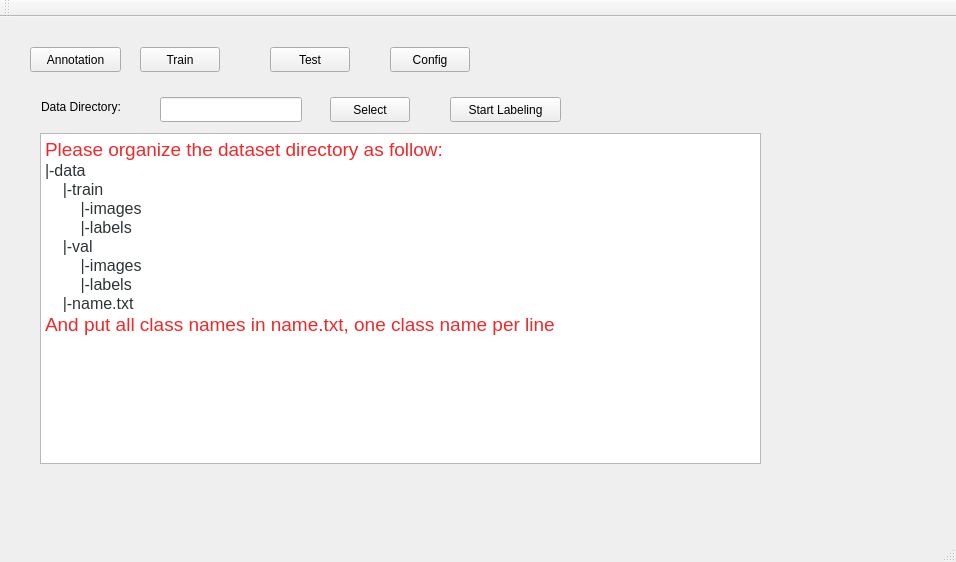
<?xml version="1.0" encoding="UTF-8"?>
<ui version="4.0">
 <class>MainWindow</class>
 <widget class="QMainWindow" name="MainWindow">
  <property name="geometry">
   <rect>
    <x>0</x>
    <y>0</y>
    <width>956</width>
    <height>562</height>
   </rect>
  </property>
  <property name="maximumSize">
   <size>
    <width>1280</width>
    <height>720</height>
   </size>
  </property>
  <property name="windowTitle">
   <string>Train Wizard</string>
  </property>
  <widget class="QWidget" name="centralWidget">
   <property name="maximumSize">
    <size>
     <width>1280</width>
     <height>720</height>
    </size>
   </property>
   <widget class="QPushButton" name="NextButton">
    <property name="geometry">
     <rect>
      <x>30</x>
      <y>30</y>
      <width>91</width>
      <height>25</height>
     </rect>
    </property>
    <property name="text">
     <string>Annotation</string>
    </property>
   </widget>
   <widget class="QPushButton" name="p1RunButton">
    <property name="geometry">
     <rect>
      <x>140</x>
      <y>30</y>
      <width>80</width>
      <height>25</height>
     </rect>
    </property>
    <property name="text">
     <string>Train</string>
    </property>
   </widget>
   <widget class="QPushButton" name="p1JumpButton">
    <property name="geometry">
     <rect>
      <x>270</x>
      <y>30</y>
      <width>80</width>
      <height>25</height>
     </rect>
    </property>
    <property name="text">
     <string>Test</string>
    </property>
   </widget>
   <widget class="QPushButton" name="p1ConfigButton">
    <property name="geometry">
     <rect>
      <x>390</x>
      <y>30</y>
      <width>80</width>
      <height>25</height>
     </rect>
    </property>
    <property name="text">
     <string>Config</string>
    </property>
   </widget>
   <widget class="QStackedWidget" name="stackedWidget">
    <property name="geometry">
     <rect>
      <x>30</x>
      <y>70</y>
      <width>811</width>
      <height>411</height>
     </rect>
    </property>
    <property name="frameShadow">
     <enum>QFrame::Plain</enum>
    </property>
    <property name="currentIndex">
     <number>0</number>
    </property>
    <widget class="QWidget" name="page_annotation">
     <widget class="QPushButton" name="pushButton">
      <property name="geometry">
       <rect>
        <x>420</x>
        <y>10</y>
        <width>111</width>
        <height>25</height>
       </rect>
      </property>
      <property name="text">
       <string>Start Labeling</string>
      </property>
     </widget>
     <widget class="QTextBrowser" name="textBrowser">
      <property name="geometry">
       <rect>
        <x>10</x>
        <y>46</y>
        <width>721</width>
        <height>331</height>
       </rect>
      </property>
      <property name="html">
       <string>&lt;!DOCTYPE HTML PUBLIC &quot;-//W3C//DTD HTML 4.0//EN&quot; &quot;http://www.w3.org/TR/REC-html40/strict.dtd&quot;&gt;
&lt;html&gt;&lt;head&gt;&lt;meta name=&quot;qrichtext&quot; content=&quot;1&quot; /&gt;&lt;style type=&quot;text/css&quot;&gt;
p, li { white-space: pre-wrap; }
&lt;/style&gt;&lt;/head&gt;&lt;body style=&quot; font-family:'Ubuntu'; font-size:11pt; font-weight:400; font-style:normal;&quot;&gt;
&lt;p style=&quot; margin-top:0px; margin-bottom:0px; margin-left:0px; margin-right:0px; -qt-block-indent:0; text-indent:0px;&quot;&gt;&lt;span style=&quot; font-size:14pt; color:#ef2929;&quot;&gt;Please organize the dataset directory as follow:&lt;/span&gt;&lt;/p&gt;
&lt;p style=&quot; margin-top:0px; margin-bottom:0px; margin-left:0px; margin-right:0px; -qt-block-indent:0; text-indent:0px;&quot;&gt;&lt;span style=&quot; font-size:12pt; color:#2e3436;&quot;&gt;|-data&lt;/span&gt;&lt;/p&gt;
&lt;p style=&quot; margin-top:0px; margin-bottom:0px; margin-left:0px; margin-right:0px; -qt-block-indent:0; text-indent:0px;&quot;&gt;&lt;span style=&quot; font-size:12pt; color:#2e3436;&quot;&gt;    |-train&lt;/span&gt;&lt;/p&gt;
&lt;p style=&quot; margin-top:0px; margin-bottom:0px; margin-left:0px; margin-right:0px; -qt-block-indent:0; text-indent:0px;&quot;&gt;&lt;span style=&quot; font-size:12pt; color:#2e3436;&quot;&gt;        |-images&lt;/span&gt;&lt;/p&gt;
&lt;p style=&quot; margin-top:0px; margin-bottom:0px; margin-left:0px; margin-right:0px; -qt-block-indent:0; text-indent:0px;&quot;&gt;&lt;span style=&quot; font-size:12pt; color:#2e3436;&quot;&gt;        |-labels&lt;/span&gt;&lt;/p&gt;
&lt;p style=&quot; margin-top:0px; margin-bottom:0px; margin-left:0px; margin-right:0px; -qt-block-indent:0; text-indent:0px;&quot;&gt;&lt;span style=&quot; font-size:12pt; color:#2e3436;&quot;&gt;    |-val&lt;/span&gt;&lt;/p&gt;
&lt;p style=&quot; margin-top:0px; margin-bottom:0px; margin-left:0px; margin-right:0px; -qt-block-indent:0; text-indent:0px;&quot;&gt;&lt;span style=&quot; font-size:12pt; color:#2e3436;&quot;&gt;        |-images&lt;/span&gt;&lt;/p&gt;
&lt;p style=&quot; margin-top:0px; margin-bottom:0px; margin-left:0px; margin-right:0px; -qt-block-indent:0; text-indent:0px;&quot;&gt;&lt;span style=&quot; font-size:12pt; color:#2e3436;&quot;&gt;        |-labels&lt;/span&gt;&lt;/p&gt;
&lt;p style=&quot; margin-top:0px; margin-bottom:0px; margin-left:0px; margin-right:0px; -qt-block-indent:0; text-indent:0px;&quot;&gt;&lt;span style=&quot; font-size:12pt; color:#2e3436;&quot;&gt;    |-name.txt&lt;/span&gt;&lt;/p&gt;
&lt;p style=&quot; margin-top:0px; margin-bottom:0px; margin-left:0px; margin-right:0px; -qt-block-indent:0; text-indent:0px;&quot;&gt;&lt;span style=&quot; font-size:14pt; color:#ef2929;&quot;&gt;And put all class names in name.txt, one class name per line&lt;/span&gt;&lt;/p&gt;&lt;/body&gt;&lt;/html&gt;</string>
      </property>
     </widget>
     <widget class="QLineEdit" name="DirShowLineEdit">
      <property name="geometry">
       <rect>
        <x>130</x>
        <y>10</y>
        <width>142</width>
        <height>25</height>
       </rect>
      </property>
     </widget>
     <widget class="QLabel" name="DataDirLabel">
      <property name="geometry">
       <rect>
        <x>11</x>
        <y>11</y>
        <width>104</width>
        <height>17</height>
       </rect>
      </property>
      <property name="text">
       <string>Data Directory:</string>
      </property>
     </widget>
     <widget class="QPushButton" name="DirSelecButton">
      <property name="geometry">
       <rect>
        <x>300</x>
        <y>10</y>
        <width>80</width>
        <height>25</height>
       </rect>
      </property>
      <property name="text">
       <string>Select</string>
      </property>
     </widget>
    </widget>
    <widget class="QWidget" name="page_train">
     <widget class="QLabel" name="label">
      <property name="geometry">
       <rect>
        <x>30</x>
        <y>30</y>
        <width>51</width>
        <height>17</height>
       </rect>
      </property>
      <property name="text">
       <string>Epoch:</string>
      </property>
     </widget>
     <widget class="QSpinBox" name="spinBox">
      <property name="geometry">
       <rect>
        <x>90</x>
        <y>30</y>
        <width>48</width>
        <height>26</height>
       </rect>
      </property>
     </widget>
     <widget class="QTextBrowser" name="textBrowser_3">
      <property name="geometry">
       <rect>
        <x>20</x>
        <y>90</y>
        <width>681</width>
        <height>251</height>
       </rect>
      </property>
      <property name="frameShape">
       <enum>QFrame::NoFrame</enum>
      </property>
      <property name="frameShadow">
       <enum>QFrame::Plain</enum>
      </property>
     </widget>
     <widget class="QPushButton" name="stopButton">
      <property name="geometry">
       <rect>
        <x>280</x>
        <y>30</y>
        <width>80</width>
        <height>25</height>
       </rect>
      </property>
      <property name="text">
       <string>Stop</string>
      </property>
     </widget>
     <widget class="QPushButton" name="runButton">
      <property name="geometry">
       <rect>
        <x>180</x>
        <y>30</y>
        <width>80</width>
        <height>25</height>
       </rect>
      </property>
      <property name="text">
       <string>Run</string>
      </property>
      <property name="autoDefault">
       <bool>false</bool>
      </property>
      <property name="default">
       <bool>false</bool>
      </property>
      <property name="flat">
       <bool>false</bool>
      </property>
     </widget>
    </widget>
    <widget class="QWidget" name="page_transfer">
     <layout class="QHBoxLayout" name="horizontalLayout_6">
      <item>
       <layout class="QVBoxLayout" name="verticalLayout_5">
        <item>
         <layout class="QHBoxLayout" name="horizontalLayout_5">
          <item>
           <widget class="QPushButton" name="getRetButton">
            <property name="text">
             <string>Show Result</string>
            </property>
           </widget>
          </item>
          <item>
           <widget class="QLabel" name="IpLabel">
            <property name="text">
             <string>IP Address:</string>
            </property>
           </widget>
          </item>
          <item>
           <widget class="QLineEdit" name="IpLineEdit">
            <property name="text">
             <string>192.168.4.57</string>
            </property>
           </widget>
          </item>
          <item>
           <widget class="QPushButton" name="ConnectButton">
            <property name="text">
             <string>Connect</string>
            </property>
           </widget>
          </item>
          <item>
           <widget class="QPushButton" name="TransButton">
            <property name="enabled">
             <bool>false</bool>
            </property>
            <property name="text">
             <string>Transfer</string>
            </property>
           </widget>
          </item>
          <item>
           <widget class="QPushButton" name="restartButton">
            <property name="text">
             <string>Restart</string>
            </property>
           </widget>
          </item>
         </layout>
        </item>
        <item>
         <widget class="QTextBrowser" name="textBrowser_4">
          <property name="html">
           <string>&lt;!DOCTYPE HTML PUBLIC &quot;-//W3C//DTD HTML 4.0//EN&quot; &quot;http://www.w3.org/TR/REC-html40/strict.dtd&quot;&gt;
&lt;html&gt;&lt;head&gt;&lt;meta name=&quot;qrichtext&quot; content=&quot;1&quot; /&gt;&lt;style type=&quot;text/css&quot;&gt;
p, li { white-space: pre-wrap; }
&lt;/style&gt;&lt;/head&gt;&lt;body style=&quot; font-family:'Ubuntu'; font-size:11pt; font-weight:400; font-style:normal;&quot;&gt;
&lt;p style=&quot; margin-top:0px; margin-bottom:0px; margin-left:0px; margin-right:0px; -qt-block-indent:0; text-indent:0px;&quot;&gt;&lt;span style=&quot; font-size:14pt; color:#ef2929;&quot;&gt;Training completed, now transfer model to your board&lt;/span&gt;&lt;/p&gt;&lt;/body&gt;&lt;/html&gt;</string>
          </property>
         </widget>
        </item>
        <item>
         <widget class="QProgressBar" name="progressBar">
          <property name="value">
           <number>0</number>
          </property>
         </widget>
        </item>
       </layout>
      </item>
     </layout>
    </widget>
    <widget class="QWidget" name="page_test">
     <layout class="QHBoxLayout" name="horizontalLayout_7">
      <item>
       <layout class="QVBoxLayout" name="verticalLayout_6">
        <item>
         <layout class="QHBoxLayout" name="horizontalLayout_3">
          <item>
           <spacer name="horizontalSpacer">
            <property name="orientation">
             <enum>Qt::Horizontal</enum>
            </property>
            <property name="sizeHint" stdset="0">
             <size>
              <width>249</width>
              <height>20</height>
             </size>
            </property>
           </spacer>
          </item>
          <item>
           <widget class="QPushButton" name="runLmButton">
            <property name="text">
             <string>Start Labeling</string>
            </property>
           </widget>
          </item>
          <item>
           <widget class="QPushButton" name="backButton">
            <property name="text">
             <string>Back</string>
            </property>
           </widget>
          </item>
          <item>
           <widget class="QPushButton" name="p2nextButton">
            <property name="text">
             <string>Next</string>
            </property>
           </widget>
          </item>
         </layout>
        </item>
        <item>
         <widget class="QTextBrowser" name="textBrowser_2">
          <property name="frameShape">
           <enum>QFrame::NoFrame</enum>
          </property>
          <property name="frameShadow">
           <enum>QFrame::Plain</enum>
          </property>
         </widget>
        </item>
       </layout>
      </item>
     </layout>
    </widget>
   </widget>
  </widget>
  <widget class="QMenuBar" name="menuBar">
   <property name="geometry">
    <rect>
     <x>0</x>
     <y>0</y>
     <width>956</width>
     <height>22</height>
    </rect>
   </property>
  </widget>
  <widget class="QToolBar" name="mainToolBar">
   <attribute name="toolBarArea">
    <enum>TopToolBarArea</enum>
   </attribute>
   <attribute name="toolBarBreak">
    <bool>false</bool>
   </attribute>
  </widget>
  <widget class="QStatusBar" name="statusBar"/>
 </widget>
 <layoutdefault spacing="6" margin="11"/>
 <resources/>
 <connections/>
</ui>
